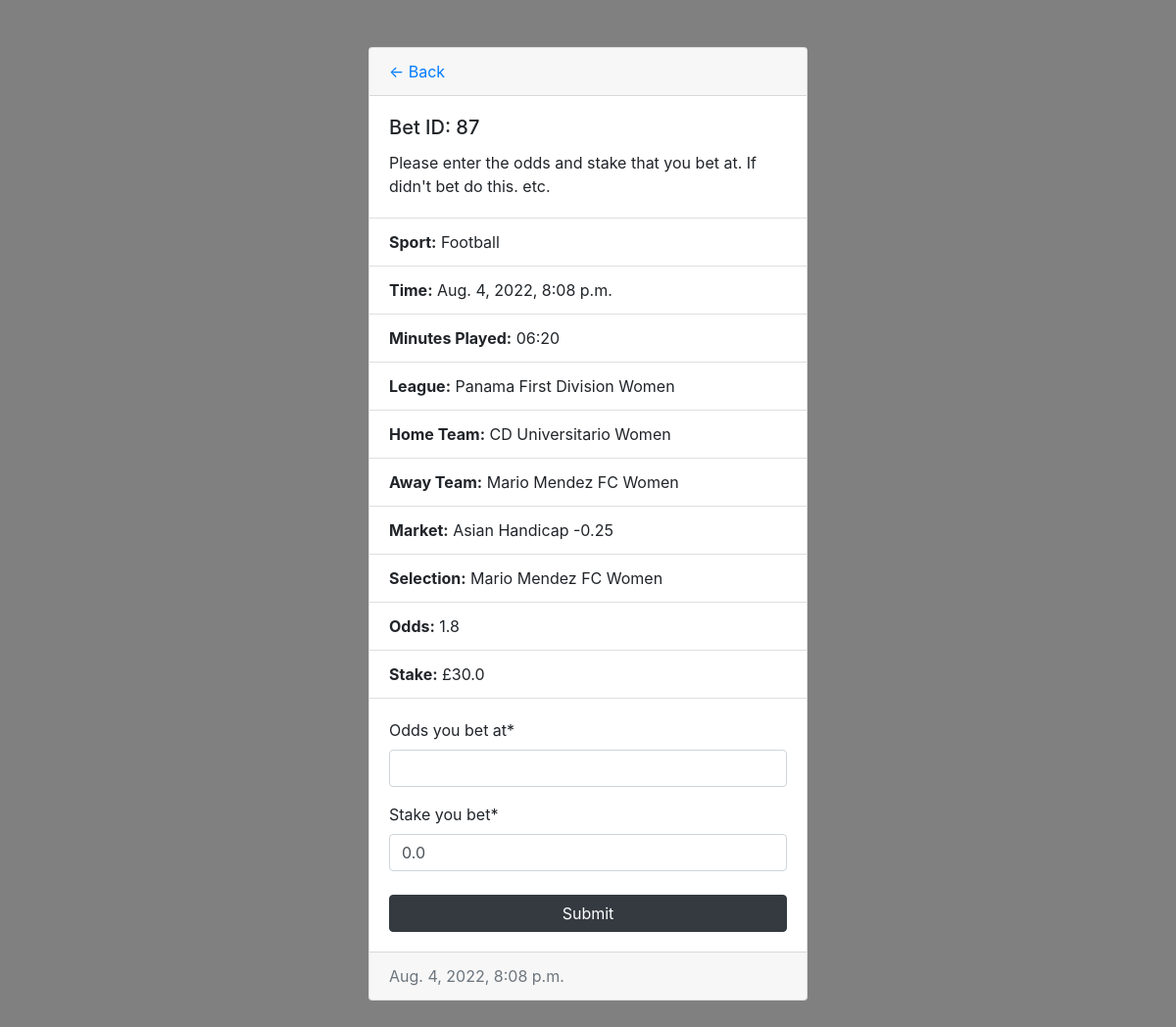
Screenshot of /dashboard/87/ (signed in) with the database file from the repository.
### app/models.py (models this page shows, shortened)
class UserTipped(models.Model):
	user = models.ForeignKey(User, on_delete=models.CASCADE, null=True, blank=True)
	tip = models.ForeignKey(Tip, on_delete=models.CASCADE, null=True, blank=True)
	stake_suggested = models.FloatField()
	stake_bet = models.FloatField(default=0, validators=[MinValueValidator(0.0)])
	odds_bet = models.FloatField(null=True, validators=[MinValueValidator(1.0)])
	last_modified = models.DateTimeField(auto_now=True)
	user_entered_detail = models.BooleanField(default=False, null=False, blank=False)

class Tip(models.Model):
	tip_source = models.ForeignKey("TippingStrategy", null=True, on_delete=models.SET_NULL)
	time = models.DateTimeField()
	match_clock = models.CharField(max_length=10, null=True)
	league = models.CharField(max_length=60, null=True)
	playera = models.CharField(max_length=60, null=True)
	playerb = models.CharField(max_length=60, null=True)
	market = models.CharField(max_length=60, null=True)
	selection = models.CharField(max_length=60, null=True)
	odds = models.FloatField(null=True)
	users = models.ManyToManyField("User", through="UserTipped")

class TippingStrategy(models.Model):
	name = models.CharField(max_length=60)
	sport = models.ForeignKey("Sport", null=True, on_delete=models.SET_NULL)

class Sport(models.Model):
	name = models.CharField(max_length=60)

### app/views.py (the view, shortened to what this page needs)
# urls.py: path("dashboard/<int:tip_id>/", views.UserDashboardInput.as_view(), name="user-dashboard-input"),
class UserDashboardInput(LoginRequiredMixin, generic.UpdateView):
	model = UserTipped
	form_class = DashboardEditForm
	template_name = "user-dashboard-input.html"
	success_url = reverse_lazy("user-dashboard")
	def get_object(self):
		user = self.request.user
		tip_id = self.kwargs.get("tip_id")
		return self.model.objects.filter(Q(user=user) & Q(tip__id=tip_id))[0]

### app/forms.py
class DashboardEditForm(forms.ModelForm):
	class Meta:
		model = UserTipped
		fields = ("odds_bet", "stake_bet", )
		labels = {
		"odds_bet": _("Odds you bet at"),
		"stake_bet": _("Stake you bet"),
		}

### app/templates/user-dashboard-input.html (shortened to what this page needs)
{% extends "main.html" %}
{% block content %}
<body style="background-color: grey;">
  <div class="card my-5 rounded" style="width: 28rem; margin: auto; box-shadow: 12px 12px 22px grey;">
    <div class="card-header">
      <a href="{% url 'user-dashboard' %}">&#8592; Back</a>  </div>
    <div class="card-body">
      <h5 class="card-title">Bet ID: {{object.tip.pk}}</h5>
      <p class="card-text">Please enter the odds and stake that you bet at. If didn't bet do this. etc.</p>
    </div>
    <ul class="list-group list-group-flush">
      <li class="list-group-item"><b>Sport:</b> {{object.tip.tip_source.sport.name}}</li>
      <li class="list-group-item"><b>Time:</b> {{object.tip.time}}</li>
      <li class="list-group-item"><b>Minutes Played:</b> {{object.tip.match_clock}}</li>
      <li class="list-group-item"><b>League:</b> {{object.tip.league}}</li>
      <li class="list-group-item"><b>Home Team:</b> {{object.tip.playera}}</li>
      <li class="list-group-item"><b>Away Team:</b> {{object.tip.playerb}}</li>
      <li class="list-group-item"><b>Market:</b> {{object.tip.market}}</li>
      <li class="list-group-item"><b>Selection:</b> {{object.tip.selection}}</li>
      <li class="list-group-item"><b>Odds:</b> {{object.tip.odds}}</li>
      <li class="list-group-item"><b>Stake:</b> £{{object.stake_suggested}}</li>
    </ul>
    <div class="card-body">
      <form method="POST">
        {% load crispy_forms_tags %}
        {{form|crispy}}
        <input class="btn btn-dark mt-2" type="submit" value="Submit" style="width: 100%;">
      </form>
    </div>
    <div class="card-footer text-muted">
      {{object.tip.time}}
    </div>
  </div>
</body>
{% endblock content %}

### rows the page displays
UserTipped: tip.pk "87", tip.tip_source.sport.name "Football", tip.time "Aug. 4, 2022, 8:08 p.m.", tip.match_clock "06:20", tip.league "Panama First Division Women", tip.playera "CD Universitario Women", tip.playerb "Mario Mendez FC Women", tip.market "Asian Handicap -0.25", tip.selection "Mario Mendez FC Women", tip.odds "1.8", stake_suggested "30.0", stake_bet "0.0"
